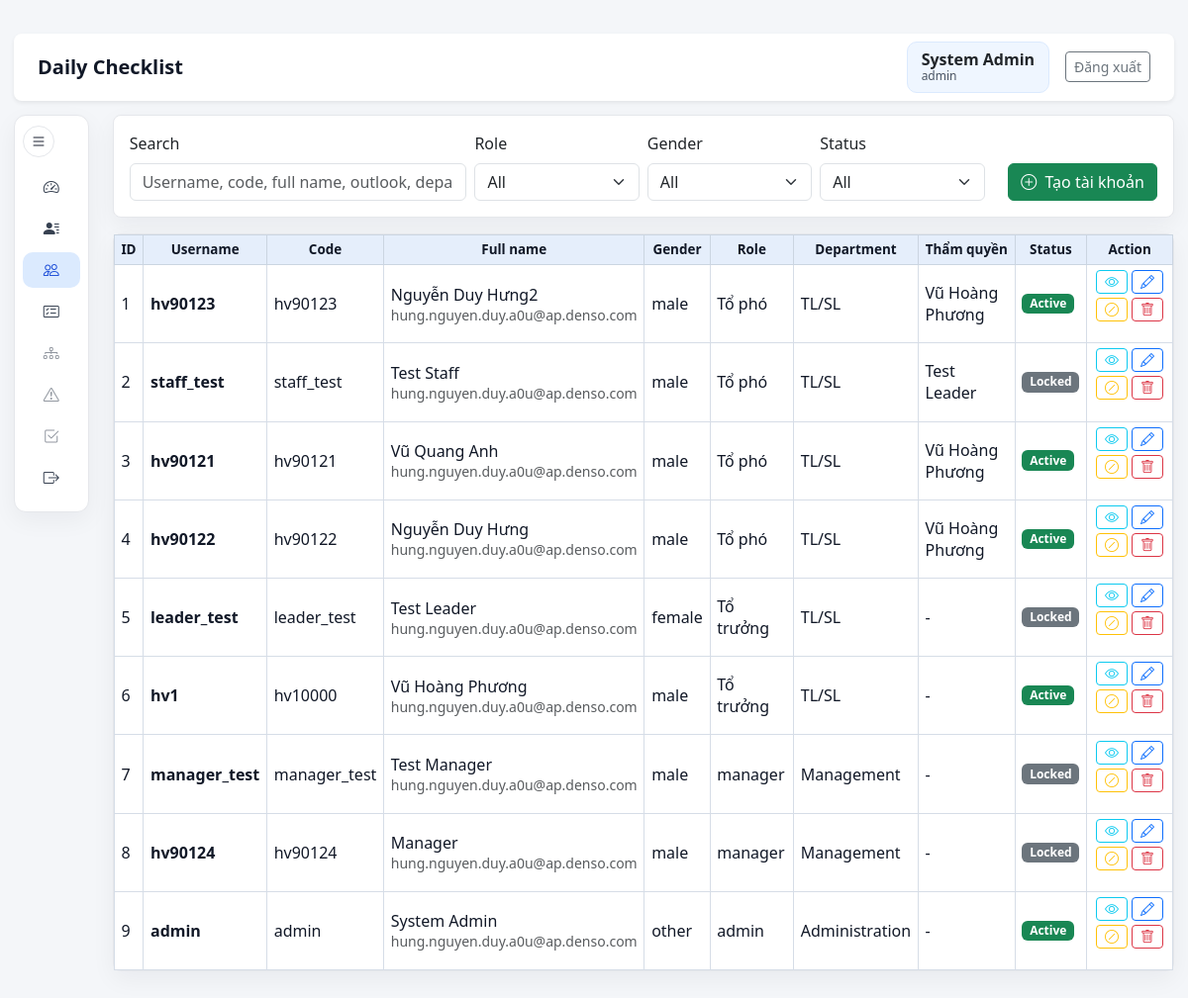
Page /admin/users (signed in) on the committed database.
### models.py (models this page shows, shortened)
class User(db.Model):
    __tablename__ = "users"
    __table_args__ = (
        CheckConstraint(
            "role IN ('admin', 'manager', 'leader', 'staff')",
            name="ck_users_role",
        ),
        CheckConstraint(
            "gender IS NULL OR gender IN ('male', 'female', 'other')",
            name="ck_users_gender",
        ),
    )
    id = db.Column(db.Integer, primary_key=True)
    username = db.Column(db.String(50), unique=True, nullable=False, index=True)
    password_hash = db.Column(db.String(255), nullable=False)
    full_name = db.Column(db.String(120), nullable=False)
    employee_code = db.Column(db.String(30), unique=True, nullable=False, index=True)
    outlook_email = db.Column(db.String(255), nullable=True)
    gender = db.Column(db.String(20), nullable=True)
    department = db.Column(db.String(120), nullable=False)
    line_name = db.Column(db.String(120), nullable=False)
    role = db.Column(db.String(20), nullable=False, default=ROLE_STAFF)
    manager_id = db.Column(db.Integer, db.ForeignKey("users.id"), nullable=True, index=True)
    leader_id = db.Column(db.Integer, db.ForeignKey("users.id"), nullable=True, index=True)
    is_active = db.Column(db.Boolean, nullable=False, default=True)
    created_at = db.Column(db.DateTime, nullable=False, default=datetime.utcnow)
    manager = db.relationship(
        "User",
        remote_side=[id],
        foreign_keys=[manager_id],
        backref="managed_users",
    )
    leader = db.relationship(
        "User",
        remote_side=[id],
        foreign_keys=[leader_id],
        backref="led_users",
    )
    daily_sheets = db.relationship("DailyCheckSheet", back_populates="user")
    daily_results = db.relationship("DailyCheckResult", back_populates="user")
    abnormal_reports = db.relationship("AbnormalReport", back_populates="user")
    owned_confirmations = db.relationship(
        "DailyConfirmation",
        foreign_keys="DailyConfirmation.user_id",
        back_populates="user",
    )
    signed_confirmations = db.relationship(
        "DailyConfirmation",
        foreign_keys="DailyConfirmation.confirmed_by",
        back_populates="signer",
    )
    user_lines = db.relationship(
        "UserLine",
        back_populates="user",
        cascade="all, delete-orphan",
    )
    notifications = db.relationship(
        "Notification",
        back_populates="user",
        cascade="all, delete-orphan",
    )

### routes/admin_routes.py (the view, shortened to what this page needs)
@admin_bp.route("/users", methods=["GET", "POST"])
@manager_or_admin_required
def users():
    edit_user_id = request.args.get("edit", type=int)
    edit_user = User.query.get(edit_user_id) if edit_user_id else None
    keyword = request.args.get("q", "").strip()
    role_filter = request.args.get("role", "").strip()
    gender_filter = request.args.get("gender", "").strip()
    status_filter = request.args.get("status", "").strip()
    query = User.query
    if role_filter:
        query = query.filter(User.role == role_filter)
    if gender_filter:
        query = query.filter(User.gender == gender_filter)
    if status_filter == "active":
        query = query.filter(User.is_active.is_(True))
    elif status_filter == "locked":
        query = query.filter(User.is_active.is_(False))
    page = max(request.args.get("page", 1, type=int), 1)
    per_page = 10
    total_users = query.count()
    users_data = (
        query.order_by(User.id.desc())
        .offset((page - 1) * per_page)
        .limit(per_page)
        .all()
    )
    lines = Line.query.filter_by(is_active=True).order_by(Line.line_name.asc()).all()
    departments = sorted({line.department for line in lines})
    managers = User.query.filter(User.role.in_([ROLE_ADMIN, ROLE_MANAGER]), User.is_active.is_(True)).order_by(User.full_name.asc()).all()
    leaders = User.query.filter(User.role == ROLE_LEADER, User.is_active.is_(True)).order_by(User.full_name.asc()).all()
    create_modal = request.args.get("create") == "1"
    return render_template(
        "admin_users.html",
        users=users_data,
        lines=lines,
        departments=departments,
        managers=managers,
        leaders=leaders,
        edit_user=edit_user,
        roles=role_options_for(g.current_user),
        genders=["male", "female", "other"],
        filters={
            "q": keyword,
            "role": role_filter,
            "gender": gender_filter,
            "status": status_filter,
        },
        pagination={
            "page": page,
            "pages": max(math.ceil(total_users / per_page), 1),
            "total": total_users,
        },
        current_endpoint="admin.users",
        create_modal=create_modal,
    )

### routes/admin_routes.py (called while the page is built)
def role_options_for(user: User) -> list[str]:
    if user.role == ROLE_MANAGER:
        return [ROLE_LEADER]
    if user.role == ROLE_LEADER:
        return [ROLE_STAFF]
    return [ROLE_ADMIN, ROLE_MANAGER, ROLE_LEADER, ROLE_STAFF]

### routes/auth_routes.py (called while the page is built)
def get_current_user() -> User | None:
    if hasattr(g, "current_user"):
        return g.current_user
    user_id = session.get("user_id")
    g.current_user = User.query.get(user_id) if user_id else None
    return g.current_user

def manager_or_admin_required(view):
    @wraps(view)
    def wrapped_view(*args, **kwargs):
        user = get_current_user()
        if not user:
            flash("Vui lòng đăng nhập để tiếp tục.", "warning")
            return redirect(url_for("auth.login"))
        if user.role not in {"manager", "admin", "leader"}:
            flash("Bạn không có quyền truy cập trang này.", "danger")
            return redirect(url_for("checklist.dashboard"))
        return view(*args, **kwargs)
    return wrapped_view

@auth_bp.before_app_request
def load_logged_in_user() -> None:
    g.current_user = get_current_user()

### templates/admin_users.html (shortened to what this page needs)
{% extends "admin_layout.html" %}
{% block admin_content %}
<section class="card mb-3">
    <div class="card-body">
        <div class="row g-2 align-items-end live-filter" data-target="#usersTable">
            <div class="col-12 col-lg-4">
                <label class="form-label">Search</label>
                <input class="form-control" data-filter="text" placeholder="Username, code, full name, outlook, department">
            </div>
            <div class="col-6 col-lg-2">
                <label class="form-label">Role</label>
                <select class="form-select" data-filter="role">
                    <option value="">All</option>
                </select>
            </div>
            <div class="col-6 col-lg-2">
                <label class="form-label">Gender</label>
                <select class="form-select" data-filter="gender">
                    <option value="">All</option>
                </select>
            </div>
            <div class="col-6 col-lg-2">
                <label class="form-label">Status</label>
                <select class="form-select" data-filter="status">
                    <option value="">All</option>
                </select>
            </div>
            <div class="col-6 col-lg-2 text-end">
                <button class="btn btn-success" type="button" data-bs-toggle="modal" data-bs-target="#createUserModal">
                    <i class="bi bi-plus-circle me-1"></i> Tạo tài khoản
                </button>
            </div>
        </div>
    </div>
</section>
<section class="card">
    <div class="card-body p-0">
        <div class="table-responsive table-fill">
            <table id="usersTable" class="table table-checklist table-hover align-middle mb-0">
                <thead>
                    <tr>
                        <th>ID</th>
                        <th>Username</th>
                        <th>Code</th>
                        <th>Full name</th>
                        <th>Gender</th>
                        <th>Role</th>
                        <th>Department</th>
                        <th>Thẩm quyền</th>
                        <th>Status</th>
                        <th>Action</th>
                    </tr>
                </thead>
                <tbody>
                    {% for user in users %}
                    <tr
                        data-search="{{ user.username }} {{ user.employee_code }} {{ user.full_name }} {{ user.outlook_email or '' }} {{ user.department }}"
                        data-role="{{ user.role }}"
                        data-gender="{{ user.gender or '' }}"
                        data-status="{{ 'active' if user.is_active else 'locked' }}"
                    >
                        <td>{{ loop.index }}</td>
                        <td class="fw-semibold">{{ user.username }}</td>
                        <td>{{ user.employee_code }}</td>
                        <td>{{ user.full_name }}<div class="small text-muted">{{ user.outlook_email or '-' }}</div></td>
                        <td>{{ user.gender or '-' }}</td>
                        <td>{{ role_label(user.role) }}</td>
                        <td>{{ user.department }}</td>
                        <td>{{ user.leader.full_name if user.leader else '-' }}</td>
                        <td><span class="badge {% if user.is_active %}text-bg-success{% else %}text-bg-secondary{% endif %}">{{ "Active" if user.is_active else "Locked" }}</span></td>
                        <td>
                            <div class="d-flex flex-wrap gap-1 justify-content-center">
                                <button class="btn btn-sm btn-outline-info" type="button" data-bs-toggle="modal" data-bs-target="#viewUser{{ user.id }}" title="View"><i class="bi bi-eye"></i></button>
                                {% if current_user.role != 'manager' or user.role == 'staff' %}
                                    <button class="btn btn-sm btn-outline-primary" type="button" data-bs-toggle="modal" data-bs-target="#editUser{{ user.id }}" title="Edit"><i class="bi bi-pencil"></i></button>
                                {% endif %}
                                {% if current_user.role in ['admin', 'leader'] %}
                                    <form method="post" action="{{ url_for('admin.toggle_user', user_id=user.id) }}">
                                        <button class="btn btn-sm btn-outline-warning" type="submit" title="Block"><i class="bi bi-slash-circle"></i></button>
                                    </form>
                                    <form method="post" action="{{ url_for('admin.delete_user', user_id=user.id) }}" onsubmit="return confirm('Xóa tài khoản này?');">
                                        <button class="btn btn-sm btn-outline-danger" type="submit" title="Delete"><i class="bi bi-trash"></i></button>
                                    </form>
                                {% endif %}
                            </div>
                        </td>
                    </tr>
                    {% else %}
                    <tr><td colspan="10" class="text-center text-muted py-4">Không có tài khoản.</td></tr>
                    {% endfor %}
                </tbody>
            </table>
        </div>
    </div>
</section>
{% endblock %}

### templates/base.html (shortened to what this page needs)
﻿<!doctype html>
<html lang="{{ current_lang }}">
<head>
    <link rel="stylesheet" href="{{ url_for('static', filename='vendor/bootstrap/css/bootstrap.min.css') }}">
    <link rel="stylesheet" href="https://cdn.jsdelivr.net/npm/bootstrap-icons@1.11.3/font/bootstrap-icons.min.css">
    <link rel="stylesheet" href="{{ url_for('static', filename='css/style.css') }}">
</head>
<body>
    {% block body %}
    <div class="container-fluid main-wrapper {% if current_user and notifications is defined and notifications %}has-notif-bar{% endif %}">
        <nav class="navbar navbar-expand-lg navbar-light bg-white shadow-sm rounded-3 px-3 px-lg-4 mb-4">
            <div class="container-fluid px-0">
                <a class="navbar-brand fw-bold" href="{{ url_for('checklist.dashboard') }}">Daily Checklist</a>
                <div class="d-flex align-items-center gap-3">
                    {% if current_user %}
                        <a href="{{ url_for('auth.profile') }}" class="user-pill text-decoration-none text-dark">
                            <strong>{{ current_user.full_name }}</strong>
                            <span>{{ role_label(current_user.role) }}{% if current_user.role == 'staff' %} | {{ current_user.line_name }}{% endif %}</span>
                        </a>
                        <a class="btn btn-outline-secondary btn-sm" href="{{ url_for('auth.logout') }}">{{ t('logout') }}</a>
                    {% endif %}
                </div>
            </div>
        </nav>
        {% block content %}{% endblock %}
    </div>
    {% endblock %}
</body>
</html>

### static/css/style.css (style rules this page uses)
body { background: #f4f6f9; color: #1f2937; font-family: "Segoe UI", Tahoma, Geneva, Verdana, sans-serif; }
.main-wrapper { width: 100%; padding: 10px 14px; max-width: none; }
.main-wrapper > .navbar { min-height: 58px; margin-bottom: 14px !important; }
.navbar-brand { color: #111827; }
.user-pill { display: flex; flex-direction: column; padding: 8px 14px; border-radius: 10px; background: #eff6ff; border: 1px solid #dbeafe; line-height: 1.2; }
.user-pill span { font-size: 12px; color: #4b5563; }
.card { border-radius: 8px; border: 1px solid #e5e7eb; box-shadow: 0 8px 24px rgba(15, 23, 42, 0.05); }
.table-fill { max-height: calc(100vh - 285px); overflow: auto; }
.table-checklist { border-color: #cfd8e3; }
.table-checklist th { background: #e5eefb; color: #111827; font-weight: 700; font-size: 0.84rem; text-align: center; vertical-align: middle; border: 1px solid #cbd5e1; padding: 0.36rem 0.42rem; }
.table-checklist td { vertical-align: middle; color: #111827; border: 1px solid #d6dde7; padding: 0.32rem 0.42rem; }

### rows in the picture
User: full_name "System Admin", role "admin", username "admin", employee_code "admin", outlook_email "hung.nguyen.duy.a0u@ap.denso.com", gender "other", department "Administration", leader "-", is_active "Active"
User: username "hv90123", employee_code "hv90123", full_name "Nguyễn Duy Hưng2", outlook_email "hung.nguyen.duy.a0u@ap.denso.com", gender "male", role "Tổ phó", department "TL/SL", leader "Vũ Hoàng Phương", is_active "Active"
User: username "staff_test", employee_code "staff_test", full_name "Test Staff", outlook_email "hung.nguyen.duy.a0u@ap.denso.com", gender "male", role "Tổ phó", department "TL/SL", leader "Test Leader", is_active "Locked"
User: username "hv90121", employee_code "hv90121", full_name "Vũ Quang Anh", outlook_email "hung.nguyen.duy.a0u@ap.denso.com", gender "male", role "Tổ phó", department "TL/SL", leader "Vũ Hoàng Phương", is_active "Active"
User: username "hv90122", employee_code "hv90122", full_name "Nguyễn Duy Hưng", outlook_email "hung.nguyen.duy.a0u@ap.denso.com", gender "male", role "Tổ phó", department "TL/SL", leader "Vũ Hoàng Phương", is_active "Active"
User: username "leader_test", employee_code "leader_test", full_name "Test Leader", outlook_email "hung.nguyen.duy.a0u@ap.denso.com", gender "female", role "Tổ trưởng", department "TL/SL", leader "-", is_active "Locked"
User: username "hv1", employee_code "hv10000", full_name "Vũ Hoàng Phương", outlook_email "hung.nguyen.duy.a0u@ap.denso.com", gender "male", role "Tổ trưởng", department "TL/SL", leader "-", is_active "Active"
User: username "manager_test", employee_code "manager_test", full_name "Test Manager", outlook_email "hung.nguyen.duy.a0u@ap.denso.com", gender "male", role "manager", department "Management", leader "-", is_active "Locked"
User: username "hv90124", employee_code "hv90124", full_name "Manager", outlook_email "hung.nguyen.duy.a0u@ap.denso.com", gender "male", role "manager", department "Management", leader "-", is_active "Locked"

### other values in the picture
{{ t('logout') }} "Đăng xuất"
